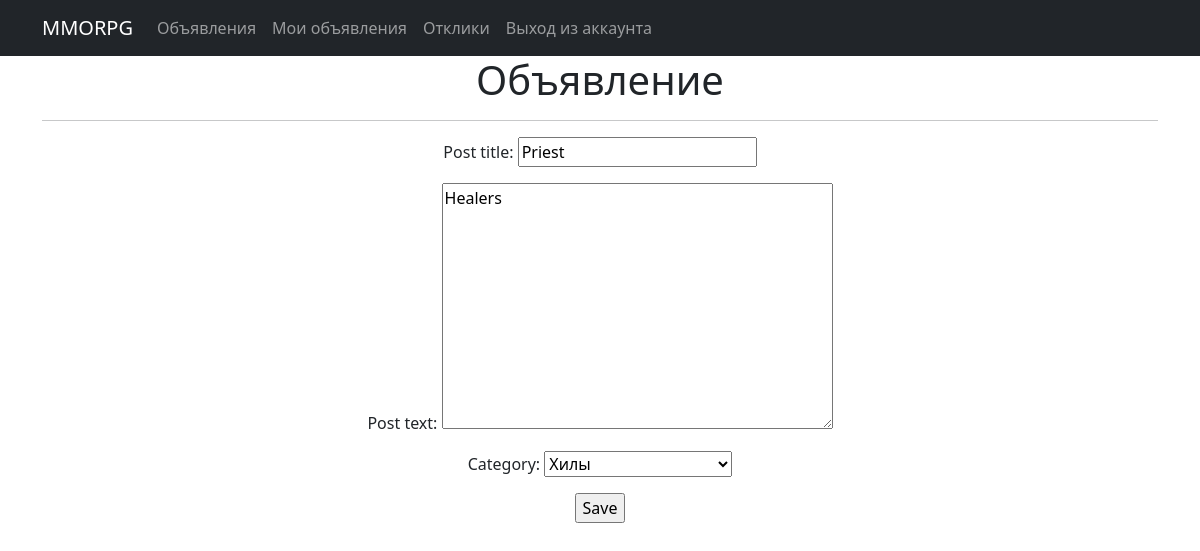
The app's page /update/3 (signed in) with its own data.
### mmo/models.py (models this page shows, shortened)
class Post(models.Model):
    post_title = models.CharField(max_length=255)
    post_text = models.TextField()
    time_create = models.DateTimeField(auto_now_add=True)
    category = models.CharField(max_length=3, choices=CATEGORY, default=tanks)
    user = models.ForeignKey(User, on_delete=models.CASCADE, null=True)

### mmo/views.py (the view)
# urls.py: path('update/<int:pk>', PostUpdate.as_view(), name='post_update'),
class PostUpdate(LoginRequiredMixin, UpdateView):
    form_class = PostForm
    model = Post
    template_name = 'post_edit.html'
    success_url = reverse_lazy('user_posts')

### mmo/forms.py
class PostForm(forms.ModelForm):
    class Meta:
        model = Post
        fields = [
            'post_title',
            'post_text',
            'category',
        ]

### templates/post_edit.html (shortened to what this page needs)
{% extends 'flatpages/default.html' %}
{% block content %}
<h1>Объявление</h1>
<hr>
<form action="" method="post">
    {{ form.as_p }}
    <input type="submit" value="Save" />
</form>
{% endblock content %}

### records on screen
Post: post_title "Priest", post_text "Healers", category "Хилы"
